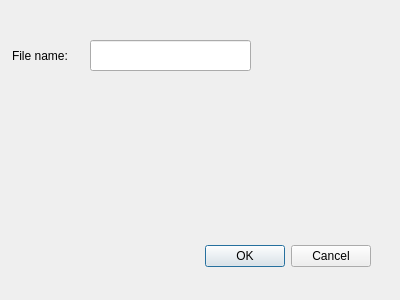
<?xml version="1.0" encoding="UTF-8"?>
<ui version="4.0">
 <class>NewFile</class>
 <widget class="QDialog" name="NewFile">
  <property name="geometry">
   <rect>
    <x>0</x>
    <y>0</y>
    <width>400</width>
    <height>300</height>
   </rect>
  </property>
  <property name="windowTitle">
   <string>Dialog</string>
  </property>
  <widget class="QDialogButtonBox" name="buttonBox">
   <property name="geometry">
    <rect>
     <x>30</x>
     <y>240</y>
     <width>341</width>
     <height>32</height>
    </rect>
   </property>
   <property name="orientation">
    <enum>Qt::Horizontal</enum>
   </property>
   <property name="standardButtons">
    <set>QDialogButtonBox::Cancel|QDialogButtonBox::Ok</set>
   </property>
  </widget>
  <widget class="QLabel" name="label">
   <property name="geometry">
    <rect>
     <x>12</x>
     <y>40</y>
     <width>71</width>
     <height>31</height>
    </rect>
   </property>
   <property name="text">
    <string>File name:</string>
   </property>
  </widget>
  <widget class="QLineEdit" name="lineEdit">
   <property name="geometry">
    <rect>
     <x>90</x>
     <y>40</y>
     <width>161</width>
     <height>31</height>
    </rect>
   </property>
  </widget>
 </widget>
 <resources/>
 <connections>
  <connection>
   <sender>buttonBox</sender>
   <signal>accepted()</signal>
   <receiver>NewFile</receiver>
   <slot>accept()</slot>
   <hints>
    <hint type="sourcelabel">
     <x>248</x>
     <y>254</y>
    </hint>
    <hint type="destinationlabel">
     <x>157</x>
     <y>274</y>
    </hint>
   </hints>
  </connection>
  <connection>
   <sender>buttonBox</sender>
   <signal>rejected()</signal>
   <receiver>NewFile</receiver>
   <slot>reject()</slot>
   <hints>
    <hint type="sourcelabel">
     <x>316</x>
     <y>260</y>
    </hint>
    <hint type="destinationlabel">
     <x>286</x>
     <y>274</y>
    </hint>
   </hints>
  </connection>
 </connections>
</ui>
